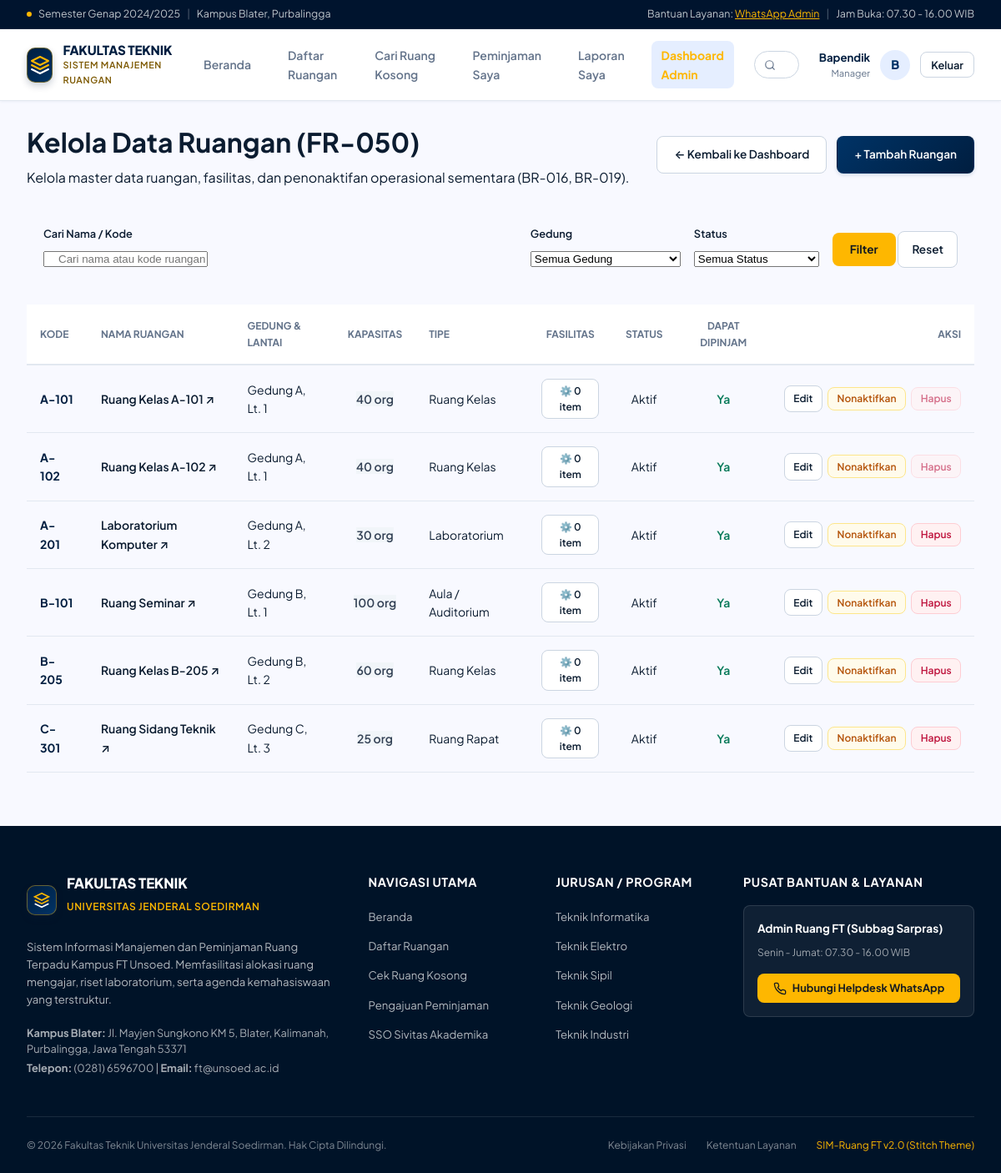
Screenshot of /public/admin/rooms (signed in) with the database file from the repository.
### tables this page shows
CREATE TABLE `rooms` (
  `id` int(11) UNSIGNED NOT NULL AUTO_INCREMENT,
  `code` varchar(20) NOT NULL,
  `name` varchar(100) NOT NULL,
  `building_id` int(11) UNSIGNED NOT NULL,
  `floor` int(11) NOT NULL,
  `capacity` int(11) NOT NULL,
  `type` enum('classroom','laboratory','hall','meeting_room','other') NOT NULL,
  `can_be_booked` tinyint(1) NOT NULL DEFAULT 1,
  `is_active` tinyint(1) NOT NULL DEFAULT 1,
  `inactive_reason` varchar(255) DEFAULT NULL,
  `inactive_until` date DEFAULT NULL,
  `created_at` timestamp NOT NULL DEFAULT current_timestamp(),
  `updated_at` timestamp NOT NULL DEFAULT current_timestamp() ON UPDATE current_timestamp(),
  PRIMARY KEY (`id`),
  UNIQUE KEY `code` (`code`),
  KEY `building_id` (`building_id`),
  CONSTRAINT `fk_rooms_building` FOREIGN KEY (`building_id`) REFERENCES `buildings` (`id`)
);

CREATE TABLE `buildings` (
  `id` int(11) UNSIGNED NOT NULL AUTO_INCREMENT,
  `code` varchar(20) NOT NULL,
  `name` varchar(100) NOT NULL,
  `is_active` tinyint(1) NOT NULL DEFAULT 1,
  PRIMARY KEY (`id`),
  UNIQUE KEY `code` (`code`)
);

### app/Views/admin/rooms/index.php (the view, shortened to what the rows shown need)
<div class="container" style="padding-top: 1.5rem; padding-bottom: 4rem;">
<div style="display: flex; justify-content: space-between; align-items: center; margin-bottom: 1.5rem; flex-wrap: wrap; gap: 1rem;">
    <div>
        <h1 class="page-title" style="margin-bottom: 0.25rem;">Kelola Data Ruangan (FR-050)</h1>
    </div>
</div>
<div class="card" style="padding: 0; overflow: hidden;">
    <div style="overflow-x: auto;">
        <table style="width: 100%; border-collapse: collapse; text-align: left; font-size: 0.875rem;">
            <thead>
                <tr style="background: var(--surface); border-bottom: 2px solid var(--border); color: var(--text-muted); font-size: 0.75rem; text-transform: uppercase;">
                    <th style="padding: 1rem;">Kode</th>
                    <th style="padding: 1rem;">Nama Ruangan</th>
                    <th style="padding: 1rem;">Gedung & Lantai</th>
                    <th style="padding: 1rem; text-align: center;">Kapasitas</th>
                    <th style="padding: 1rem;">Tipe</th>
                    <th style="padding: 1rem; text-align: center;">Fasilitas</th>
                    <th style="padding: 1rem; text-align: center;">Status</th>
                    <th style="padding: 1rem; text-align: center;">Dapat Dipinjam</th>
                    <th style="padding: 1rem; text-align: right;">Aksi</th>
                </tr>
            </thead>
            <tbody>
                <?php if (empty($rooms)): ?>
                    <tr>
                        <td colspan="9" style="padding: 3rem 1rem; text-align: center; color: var(--text-muted);">
                            Tidak ada data ruangan yang sesuai kriteria pencarian.
                        </td>
                    </tr>
                <?php else: ?>
                    <?php foreach ($rooms as $r): ?>
                        <tr style="border-bottom: 1px solid var(--border); transition: background 0.15s ease;">
                            <td style="padding: 1rem; font-weight: 700; color: var(--primary);">
                                <?= \App\Support\Security::escape($r['code']) ?>
                            </td>
                            <td style="padding: 1rem; font-weight: 600;">
                                <a href="<?= \App\Support\Security::escape($baseUrl) ?>/rooms/<?= $r['id'] ?>" target="_blank" style="text-decoration: none; color: inherit;" title="Lihat detail publik">
                                    <?= \App\Support\Security::escape($r['name']) ?> ↗
                                </a>
                            </td>
                            <td style="padding: 1rem;">
                                <?= \App\Support\Security::escape($r['building_name']) ?>, Lt. <?= (int)$r['floor'] ?>
                            </td>
                            <td style="padding: 1rem; text-align: center;">
                                <span class="badge" style="background: #f1f5f9; color: #334155; font-weight: 600;">
                                    <?= (int)$r['capacity'] ?> org
                                </span>
                            </td>
                            <td style="padding: 1rem;">
                                <?php
                                $typeLabels = [
                                    'classroom' => 'Ruang Kelas',
                                    'laboratory' => 'Laboratorium',
                                    'hall' => 'Aula / Auditorium',
                                    'meeting_room' => 'Ruang Rapat',
                                    'other' => 'Lainnya'
                                ];
                                echo $typeLabels[$r['type']] ?? ucfirst($r['type']);
                                ?>
                            </td>
                            <td style="padding: 1rem; text-align: center;">
                                <a href="<?= \App\Support\Security::escape($baseUrl) ?>/admin/rooms/<?= $r['id'] ?>/facilities" class="btn btn-outline" style="padding: 0.25rem 0.6rem; font-size: 0.75rem;">
                                    ⚙️ <?= (int)$r['facility_count'] ?> item
                                </a>
                            </td>
                            <td style="padding: 1rem; text-align: center;">
                                <?php if ((int)$r['is_active'] === 1): ?>
                                    <span class="badge badge-success">Aktif</span>
                                <?php endif; ?>
                            </td>
                            <td style="padding: 1rem; text-align: center;">
                                <?php if ((int)$r['can_be_booked'] === 1): ?>
                                    <span style="color: var(--success); font-weight: 600;">Ya</span>
                                <?php else: ?>
                                    <span style="color: var(--text-muted);">Tidak</span>
                                <?php endif; ?>
                            </td>
                            <td style="padding: 1rem; text-align: right; white-space: nowrap;">
                                <div style="display: flex; gap: 0.4rem; justify-content: flex-end; align-items: center;">
                                    <a href="<?= \App\Support\Security::escape($baseUrl) ?>/admin/rooms/<?= $r['id'] ?>/edit" class="btn btn-outline" style="padding: 0.35rem 0.65rem; font-size: 0.75rem;">
                                        Edit
                                    </a>
                                    <?php if ((int)$r['is_active'] === 1): ?>
                                        <button type="button" class="btn btn-warning" style="padding: 0.35rem 0.65rem; font-size: 0.75rem;" onclick="openDeactivateModal(<?= $r['id'] ?>, '<?= \App\Support\Security::escape($r['name']) ?>', '<?= \App\Support\Security::escape($r['code']) ?>')">
                                            Nonaktifkan
                                        </button>
                                    <?php endif; ?>
                                    <form method="POST" action="<?= \App\Support\Security::escape($baseUrl) ?>/admin/rooms/delete" style="margin: 0;" onsubmit="return confirmDelete(<?= (int)$r['schedule_count'] ?>, <?= (int)$r['booking_count'] ?>);">
                                        <button type="submit" class="btn btn-danger" style="padding: 0.35rem 0.65rem; font-size: 0.75rem; <?= ((int)$r['schedule_count'] > 0 || (int)$r['booking_count'] > 0) ? 'opacity: 0.6;' : '' ?>" title="<?= ((int)$r['schedule_count'] > 0 || (int)$r['booking_count'] > 0) ? 'Ruangan punya riwayat historis (BR-016)' : 'Hapus ruangan' ?>">
                                            Hapus
                                        </button>
                                    </form>
                                </div>
                            </td>
                        </tr>
                    <?php endforeach; ?>
                <?php endif; ?>
            </tbody>
        </table>
    </div>
</div>
</div>

### rows the page displays
rooms: code "A-101", name "Ruang Kelas A-101", building.name "Gedung A", floor "1", capacity "40", type "Ruang Kelas", facility_count "0", is_active "Aktif", can_be_booked "Ya"
rooms: code "A-102", name "Ruang Kelas A-102", building.name "Gedung A", floor "1", capacity "40", type "Ruang Kelas", facility_count "0", is_active "Aktif", can_be_booked "Ya"
rooms: code "A-201", name "Laboratorium Komputer", building.name "Gedung A", floor "2", capacity "30", type "Laboratorium", facility_count "0", is_active "Aktif", can_be_booked "Ya"
rooms: code "B-101", name "Ruang Seminar", building.name "Gedung B", floor "1", capacity "100", type "Aula / Auditorium", facility_count "0", is_active "Aktif", can_be_booked "Ya"
rooms: code "B-205", name "Ruang Kelas B-205", building.name "Gedung B", floor "2", capacity "60", type "Ruang Kelas", facility_count "0", is_active "Aktif", can_be_booked "Ya"
rooms: code "C-301", name "Ruang Sidang Teknik", building.name "Gedung C", floor "3", capacity "25", type "Ruang Rapat", facility_count "0", is_active "Aktif", can_be_booked "Ya"

### other values shown
substr($_SESSION['user_name'] ?? 'U', 0, 1) "B"
